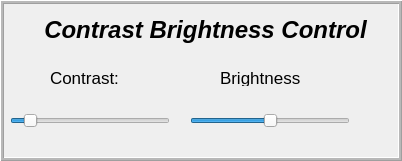
         <widget class="QFrame" name="frame_4">
          <property name="geometry">
           <rect>
            <x>0</x>
            <y>170</y>
            <width>402</width>
            <height>161</height>
           </rect>
          </property>
          <property name="frameShape">
           <enum>QFrame::Box</enum>
          </property>
          <property name="frameShadow">
           <enum>QFrame::Raised</enum>
          </property>
          <property name="midLineWidth">
           <number>2</number>
          </property>
          <widget class="QSlider" name="ContrastSlider">
           <property name="geometry">
            <rect>
             <x>10</x>
             <y>110</y>
             <width>160</width>
             <height>22</height>
            </rect>
           </property>
           <property name="minimum">
            <number>1</number>
           </property>
           <property name="maximum">
            <number>100</number>
           </property>
           <property name="singleStep">
            <number>1</number>
           </property>
           <property name="value">
            <number>10</number>
           </property>
           <property name="orientation">
            <enum>Qt::Horizontal</enum>
           </property>
          </widget>
          <widget class="QSlider" name="BrightnessSlider">
           <property name="geometry">
            <rect>
             <x>190</x>
             <y>110</y>
             <width>160</width>
             <height>22</height>
            </rect>
           </property>
           <property name="minimum">
            <number>-255</number>
           </property>
           <property name="maximum">
            <number>255</number>
           </property>
           <property name="orientation">
            <enum>Qt::Horizontal</enum>
           </property>
          </widget>
          <widget class="QLabel" name="ContrastLabel">
           <property name="geometry">
            <rect>
             <x>50</x>
             <y>70</y>
             <width>91</width>
             <height>16</height>
            </rect>
           </property>
           <property name="font">
            <font>
             <pointsize>13</pointsize>
             <kerning>true</kerning>
            </font>
           </property>
           <property name="text">
            <string>Contrast: </string>
           </property>
          </widget>
          <widget class="QLabel" name="BrightnessLabel">
           <property name="geometry">
            <rect>
             <x>220</x>
             <y>70</y>
             <width>91</width>
             <height>16</height>
            </rect>
           </property>
           <property name="font">
            <font>
             <pointsize>13</pointsize>
             <kerning>true</kerning>
            </font>
           </property>
           <property name="text">
            <string>Brightness </string>
           </property>
          </widget>
          <widget class="QLabel" name="label_2">
           <property name="geometry">
            <rect>
             <x>10</x>
             <y>0</y>
             <width>391</width>
             <height>61</height>
            </rect>
           </property>
           <property name="font">
            <font>
             <pointsize>19</pointsize>
             <bold>true</bold>
             <kerning>true</kerning>
            </font>
           </property>
           <property name="midLineWidth">
            <number>2</number>
           </property>
           <property name="text">
            <string>&lt;html&gt;&lt;head/&gt;&lt;body&gt;&lt;p align=&quot;center&quot;&gt;&lt;span style=&quot; font-size:18pt; font-style:italic;&quot;&gt;Contrast Brightness Control&lt;/span&gt;&lt;/p&gt;&lt;/body&gt;&lt;/html&gt;</string>
           </property>
           <property name="textFormat">
            <enum>Qt::RichText</enum>
           </property>
          </widget>
         </widget>
